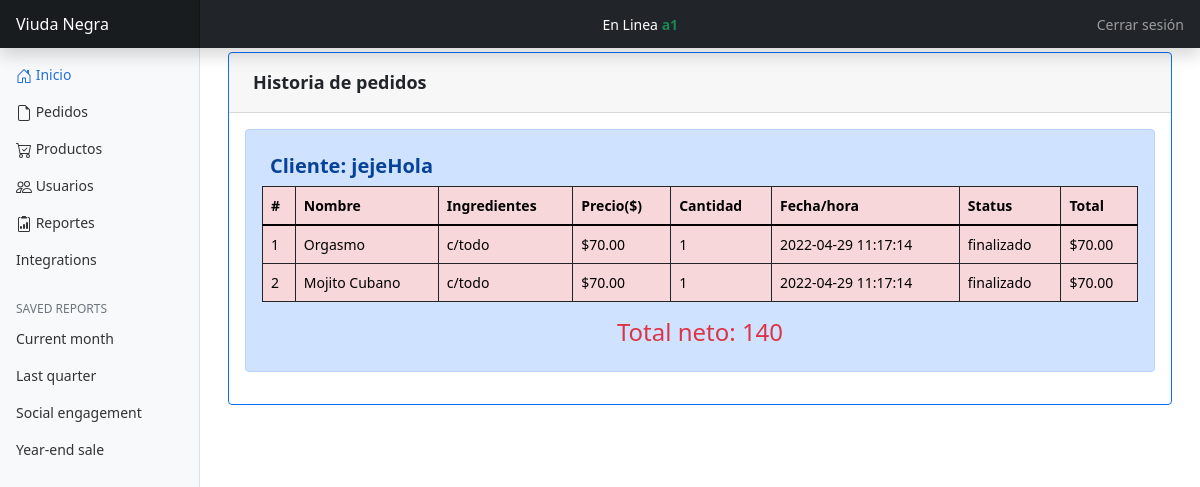
The page /admin/historial.php?cliente=5 (signed in) on the database its author committed.
### tables this page shows
CREATE TABLE `clientes` (
  `idcliente` int(11) NOT NULL,
  `id_usuario` int(11) NOT NULL,
  `id_mesa` int(11) NOT NULL,
  `nombre` varchar(80) NOT NULL,
  `estado` enum('Abierto','Finalizado') DEFAULT NULL,
  `fecha_hora_registro` datetime DEFAULT NULL
);

CREATE TABLE `pedidos` (
  `idpedididos` int(11) NOT NULL,
  `id_clientes` int(11) NOT NULL,
  `id_tiposcoctelesytragos` int(11) NOT NULL,
  `cantidad` int(11) NOT NULL,
  `ingredientes` text DEFAULT 'c/todo',
  `fechayhora` datetime DEFAULT NULL,
  `status_orden` enum('ordenado','preparacion','servido','cancelado','finalizado') DEFAULT NULL
);

CREATE TABLE `tiposcoctelesytragos` (
  `id` int(11) NOT NULL,
  `id_botellasycocteles` int(11) DEFAULT NULL,
  `nombrecob` varchar(250) DEFAULT NULL COMMENT 'Se guarda el nombre del coctel o de la bebida',
  `ingredientes` text NOT NULL,
  `precio` varchar(40) NOT NULL,
  `descripcion` text DEFAULT NULL
);

### controlador/conexion.php (called while the page is built)
<?php
class Conexion{
	static public function getConexion(){
		$con = new PDO("mysql:host=localhost;dbname=viuda_negra","root","");
		$con->exec("set names utf8");
		return $con;
	}
}
?>

### controlador/reportes.php (called while the page is built, shortened)
<?php
require_once("conexion.php");
class ReportesConsulta
{
    static public function verReporteCliente($id_cliente)
    {
        $conMySql = Conexion::getConexion()->prepare("SELECT cl.nombre,
        ped.idpedididos AS idPedido, tcyt.nombrecob, tcyt.precio,
        ped.cantidad, ped.ingredientes, ped.fechayhora, ped.status_orden,
        (ped.cantidad * tcyt.precio) AS TotalCuenta FROM pedidos AS ped
            INNER JOIN clientes AS cl ON ped.id_clientes = cl.idcliente
            INNER JOIN tiposcoctelesytragos AS tcyt ON tcyt.id = ped.id_tiposcoctelesytragos
        WHERE cl.idcliente = :id_cliente order by ped.status_orden ASC, ped.fechayhora ASC;");
        $conMySql->bindParam(":id_cliente", $id_cliente, PDO::PARAM_INT);
        $conMySql->execute();
        return $conMySql->fetchAll();
    }
}

### admin/historial.php (the view, shortened to what this page needs)
<?php
if (isset($_SESSION['id_usuario']) && isset($_SESSION['usuario']) && isset($_SESSION['nivel_privilegios'])) {
  if ($_SESSION['nivel_privilegios'] == "ADMIN") {
    $id_cliente = $_GET["cliente"];
    require("../controlador/reportes.php");
    $Historial =  ReportesConsulta::verReporteCliente($id_cliente);
    $totalGastos = 0;
?>
    <!DOCTYPE html>
    <html lang="en">
    <head>
      <link rel="stylesheet" href="../dist/css/bootstrap.min.css">
      <link rel="stylesheet" href="../css/dashboard.rtl.css">
      <link rel="stylesheet" href="../css/dashboard.css">
      <link rel="stylesheet" href="https://cdn.jsdelivr.net/npm/bootstrap-icons@1.8.1/font/bootstrap-icons.css">
      <link rel="stylesheet" type="text/css" href="https://cdn.datatables.net/v/dt/dt-1.11.5/datatables.min.css" />
    </head>
    <body>
      <?php include("../integraciones/headers.php"); ?>
      <div class="container-fluid">
        <div class="row">
          <?php include("../integraciones/nav_bar.php"); ?>
          <main class="col-md-9 ms-sm-auto col-lg-10 px-md-4">
            <div class="card border-primary m-1">
              <div class="d-flex card-header justify-content-between flex-wrap flex-md-nowrap align-items-center" style="font-size: 18px;">
                <p class="m-2"><Strong>Historia de pedidos</Strong></p>
              </div>
              <div class="card-body pad table-responsive" id="listaPendientes">
                <div class="alert alert-primary">
                  <h5 class="m-2"><strong><?php echo ("Cliente: " . $Historial[0]['nombre']); ?></strong></h5>
                  <table class="table table-danger table-bordered border-dark table-hover  table-responsive" id="tiposCoctelesBebidas">
                    <thead class="">
                      <tr>
                        <th>#</th>
                        <th>Nombre</th>
                        <th>Ingredientes</th>
                        <th>Precio($)</th>
                        <th>Cantidad</th>
                        <th>Fecha/hora</th>
                        <th>Status</th>
                        <th>Total</th>
                      </tr>
                    </thead>
                    <tbody>
                      <?php
                      foreach ($Historial as $key => $value) {
                        $totalGastos += $value["TotalCuenta"];
                      ?>
                        <tr>
                          <td><?php echo ($key + 1); ?></td>
                          <td><?php echo ($value["nombrecob"]); ?></td>
                          <td><?php echo ($value["ingredientes"]); ?></td>
                          <td><?php echo ("$" . $value["precio"] . ".00"); ?></td>
                          <td><?php echo ($value["cantidad"]); ?></td>
                          <td><?php echo ($value["fechayhora"]); ?></td>
                          <td><?php echo ($value["status_orden"]); ?></td>
                          <td><?php echo ("$" . $value["TotalCuenta"] . ".00"); ?></td>
                        </tr>
                      <?php
                      }
                      ?>
                    </tbody>
                  </table>
                  <div class="text-center text-danger">
                    <h4>Total neto: <?php echo ($totalGastos); ?></h4>
                  </div>
                </div>
              </div>
            </div>
          </main>
        </div>
      </div>
    </body>
    </html>
<?php
  } else {
    echo ("<script>window.location.href = '../controlador/logout.php';</script>");
  }
} else {
  echo ("<script>window.location.href = '../controlador/logout.php';</script>");
}
?>

### css/dashboard.rtl.css (style rules this page uses)
body { font-size: .875rem; }

### css/dashboard.css (style rules this page uses)
body { font-size: .875rem; }

### rows shown on the page
clientes: nombre "jejeHola"
pedidos: id_tiposcoctelesytragos.nombrecob "Orgasmo", ingredientes "c/todo", id_tiposcoctelesytragos.precio "70", cantidad "1", fechayhora "2022-04-29 11:17:14", status_orden "finalizado", TotalCuenta "70"
pedidos: id_tiposcoctelesytragos.nombrecob "Mojito Cubano", ingredientes "c/todo", id_tiposcoctelesytragos.precio "70", cantidad "1", fechayhora "2022-04-29 11:17:14", status_orden "finalizado", TotalCuenta "70"

### other values the page prints
$_SESSION['usuario'] "a1"
$totalGastos "140"
